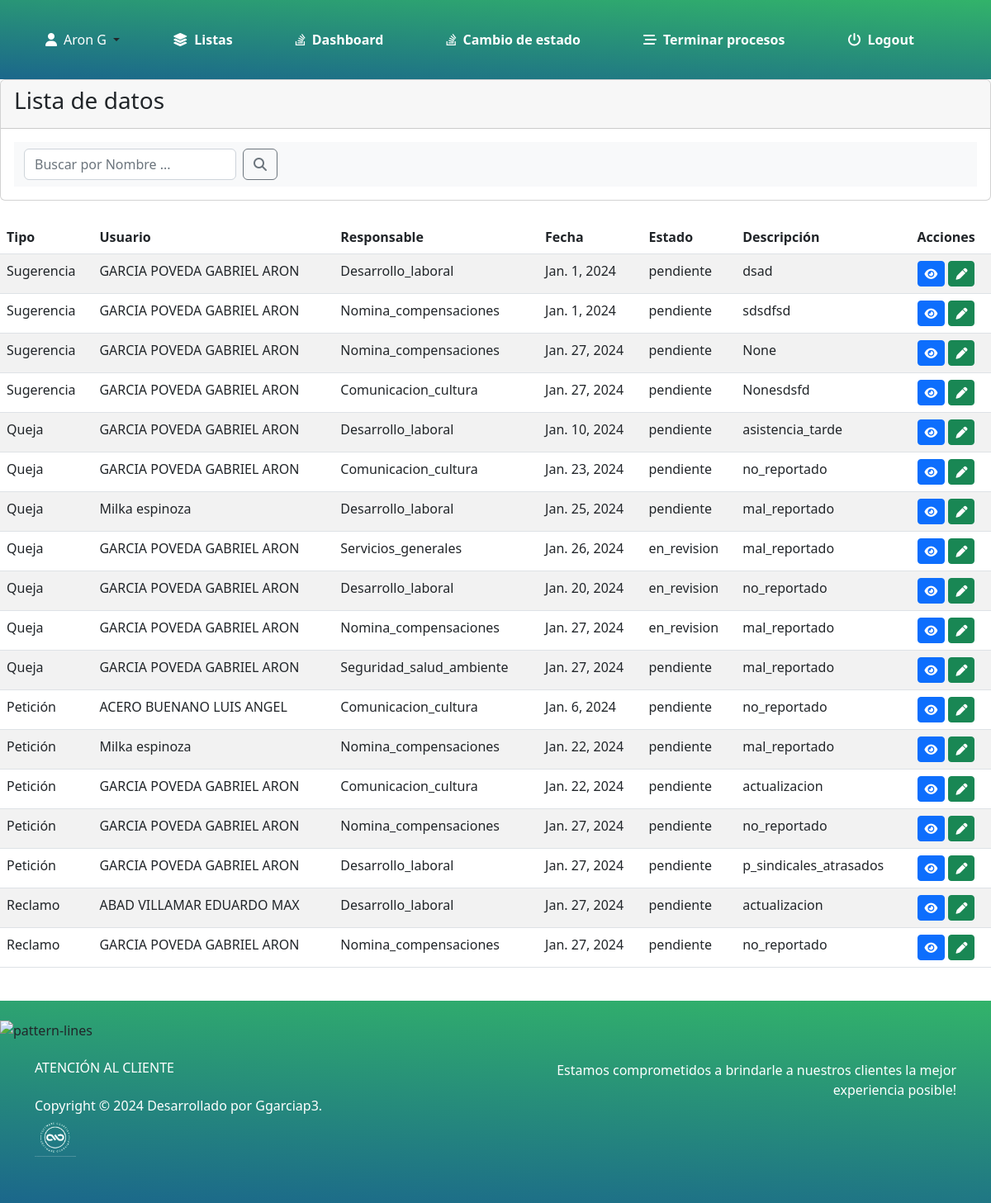
Before: /update_admin/ (signed in) with the older database file.
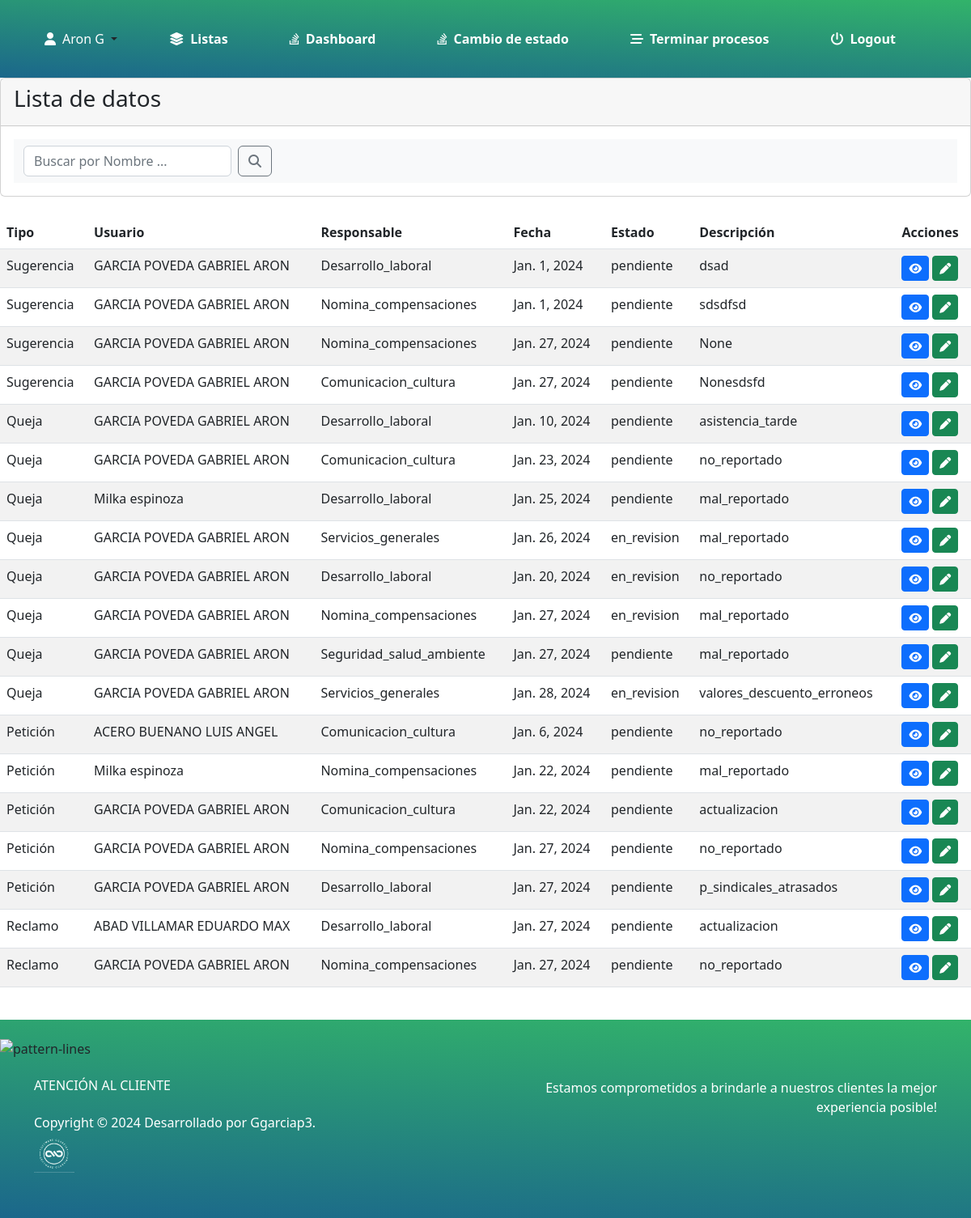
After: the same page with the newer database file.
### myapp/models.py (models this page shows)
class Registro(models.Model):
    usuario = models.ForeignKey('Usuario', on_delete=models.CASCADE, related_name='%(class)ss', null=True)
    fecha = models.DateField(default=date.today)
    RESPONSABLE_CHOICES = [
        ('Comunicacion_cultura', 'Comunicación clima y cultura'),
        ('Desarrollo_laboral', 'Desarrollo y relaciones laborales'),
        ('Nomina_compensaciones', 'Nomina y compensaciones'),
        ('Seguridad_salud_ambiente', 'Seguridad, salud y ambiente'),
        ('Servicios_generales', 'Servicios generales'),
        ('Campo', 'Campo'),
        ('Fabrica', 'Fabrica'),
    ]
    responsable = models.CharField(max_length=50, choices=RESPONSABLE_CHOICES)
    causa = models.TextField()
    ESTADO_CHOICES = [
        ('pendiente', 'Pendiente'),
        ('en_revision', 'En revisión'),
        ('resuelta', 'Resuelta'),
    ]
    estado = models.CharField(max_length=20, choices=ESTADO_CHOICES)
    CORREO_CHOICES = [
        ('arongarcia558@gmail.com', 'arongarcia558@gmail.com'),
        ('ggarciap3@unemi.edu.ec', 'ggarciap3@unemi.edu.ec'),
    ]
    correo = models.CharField(max_length=254, choices=CORREO_CHOICES, verbose_name='Correo Electrónico', blank=True, null=True)
    fecha_registro = models.DateTimeField(auto_now_add=True)
    class Meta:
        abstract = True

class Sugerencia(Registro):
    tipo_proceso = models.CharField(max_length=20, default='Sugerencia')

class Usuario(models.Model):
    cedula = models.CharField(max_length=10, primary_key=True)
    nombre = models.CharField(max_length=255)
    area = models.CharField(max_length=50)
    departamento = models.CharField(max_length=50)
    cargo = models.CharField(max_length=50)
    tipo_empleado = models.CharField(max_length=20)
    tipo_contrato = models.CharField(max_length=20)
    class Meta:
        db_table = 'usuario'

class Queja(Registro):
    CAUSA_CHOICES = [
        ('asistencia_tarde', 'Asistencia llegó tarde'),
        ('no_reportado', 'No fue reportado'),
        ('mal_reportado', 'Mal reportado'),
        ('p_sindicales_atrasados', 'P. sindicales atrasados'),
        ('descuentos_atrasados', 'Descuentos atrasados'),
        ('valores_descuento_erroneos', 'Valores de descuento erróneos'),
        ('descuentos_jubilados', 'Descuentos de jubilados'),
    ]
    causa = models.CharField(max_length=30, choices=CAUSA_CHOICES)
    doc = models.FileField(upload_to='documentos/', blank=True, null=True)
    tipo_proceso = models.CharField(max_length=20, default='Queja')

class Peticion(Registro):
    CAUSA_CHOICES = [
        ('actualizacion', 'Actualizar datos'),
        ('no_reportado', 'No fue reportado'),
        ('mal_reportado', 'Mal reportado'),
        ('p_sindicales_atrasados', 'P. sindicales atrasados'),
        ('descuentos_atrasados', 'Descuentos atrasados'),
        ('valores_descuento_erroneos', 'Valores de descuento erróneos'),
        ('descuentos_jubilados', 'Descuentos de jubilados'),
    ]
    causa = models.CharField(max_length=30, choices=CAUSA_CHOICES)
    doc = models.FileField(upload_to='documentos/', blank=True, null=True)
    tipo_proceso = models.CharField(max_length=20, default='Peticion')

class Reclamo(Registro):
    CAUSA_CHOICES = [
        ('actualizacion', 'Actualizar datos'),
        ('no_reportado', 'No fue reportado'),
        ('mal_reportado', 'Mal reportado'),
        ('p_sindicales_atrasados', 'P. sindicales atrasados'),
        ('descuentos_atrasados', 'Descuentos atrasados'),
        ('valores_descuento_erroneos', 'Valores de descuento erróneos'),
        ('descuentos_jubilados', 'Descuentos de jubilados'),
    ]
    causa = models.CharField(max_length=30, choices=CAUSA_CHOICES)
    doc = models.FileField(upload_to='documentos/', blank=True, null=True)
    tipo_proceso = models.CharField(max_length=20, default='Reclamo')

### myapp/views.py (the view)
# urls.py: path('update_admin/', update_admin, name='update_admin'),
@login_required
def update_admin(request):
    sugerencias = Sugerencia.objects.all()
    quejas = Queja.objects.all()
    peticiones = Peticion.objects.all()
    reclamos = Reclamo.objects.all()
    busqueda_usuario = request.GET.get("buscar_usuario")
    if busqueda_usuario:
        sugerencias = sugerencias.filter(usuario__nombre__icontains=busqueda_usuario)
        quejas = quejas.filter(usuario__nombre__icontains=busqueda_usuario)
        peticiones = peticiones.filter(usuario__nombre__icontains=busqueda_usuario)
        reclamos = reclamos.filter(usuario__nombre__icontains=busqueda_usuario)
    return render(request, 'update_admin.html', {
        'sugerencias': sugerencias,
        'quejas': quejas,
        'peticiones': peticiones,
        'reclamos': reclamos
    })

### myapp/templates/update_admin.html (shortened to what this page needs)
{% extends "base_admin.html" %}
{% load static %}
{% block content %}
<div class="card mb-4">
    <div class="card-header">
        <h3 class="card-title">Lista de datos</h3>
    </div>
    <div class="card-body">
        <nav class="navbar bg-light">
            <div class="container-fluid">
                <form class="d-flex" action="{% url 'update_admin' %}" method="GET">
                    <input class="form-control me-2" placeholder="Buscar por Nombre ..."
                    aria-label="Search" type="text" name="buscar_usuario">
                    <button class="btn btn-outline-secondary" type="submit"><i
                        class="fas fa-search"></i></button>
                </form>
            </div>
        </nav>
    </div>
</div>
<div class="table-responsive">
  <table class="table table-striped">
    <thead>
      <tr>
        <th>Tipo</th>
        <th>Usuario</th>
        <th>Responsable</th>
        <th>Fecha</th>
        <th>Estado</th>
        <th>Descripción</th>
        <th>Acciones</th>
      </tr>
    </thead>
    <tbody>
    {% for sugerencia in sugerencias %}
      {% if sugerencia.estado == 'pendiente' or sugerencia.estado == 'en_revision' %}
        <tr>
          <td>Sugerencia</td>
          <td>{{ sugerencia.usuario.nombre }}</td>
          <td>{{ sugerencia.responsable }}</td>
          <td>{{ sugerencia.fecha }}</td>
          <td>{{ sugerencia.estado }}</td>
          <td>{{ sugerencia.causa }}</td>
          <td>
            <a href="{% url 'detalle_registro' modelo='Sugerencia' pk=sugerencia.pk %}" class="btn btn-primary btn-sm"><i class="fas fa-eye"></i></a>
            <a href="{% url 'editar_estado' modelo='Sugerencia' pk=sugerencia.pk %}"  class="btn btn-success btn-sm"><i class="fas fa-pen"></i></a>
          </td>
        </tr>
      {% endif %}
    {% endfor %}
    {% for queja in quejas %}
      {% if queja.estado == 'pendiente' or queja.estado == 'en_revision' %}
        <tr>
          <td>Queja</td>
          <td>{{ queja.usuario.nombre }}</td>
          <td>{{ queja.responsable }}</td>
          <td>{{ queja.fecha }}</td>
          <td>{{ queja.estado }}</td>
          <td>{{ queja.causa }}</td>
          <td>
            <a href="{% url 'detalle_registro' modelo='Queja' pk=queja.pk %}" class="btn btn-primary btn-sm"><i class="fas fa-eye"></i></a>
            <a href="{% url 'editar_estado' modelo='Queja' pk=queja.pk %}" class="btn btn-success btn-sm"><i class="fas fa-pen"></i></a>
          </td>
        </tr>
      {% endif %}
    {% endfor %}
    {% for peticion in peticiones %}
      {% if peticion.estado == 'pendiente' or peticion.estado == 'en_revision' %}
        <tr>
          <td>Petición</td>
          <td>{{ peticion.usuario.nombre }}</td>
          <td>{{ peticion.responsable }}</td>
          <td>{{ peticion.fecha }}</td>
          <td>{{ peticion.estado }}</td>
          <td>{{ peticion.causa }}</td>
          <td>
            <a href="{% url 'detalle_registro' modelo='Peticion' pk=peticion.pk %}" class="btn btn-primary btn-sm"><i class="fas fa-eye"></i></a>
            <a href="{% url 'editar_estado' modelo='Peticion' pk=peticion.pk %}" class="btn btn-success btn-sm"><i class="fas fa-pen"></i></a>
          </td>
        </tr>
      {% endif %}
    {% endfor %}
    {% for reclamo in reclamos %}
      {% if reclamo.estado == 'pendiente' or reclamo.estado == 'en_revision' %}
        <tr>
          <td>Reclamo</td>
          <td>{{ reclamo.usuario.nombre }}</td>
          <td>{{ reclamo.responsable }}</td>
          <td>{{ reclamo.fecha }}</td>
          <td>{{ reclamo.estado }}</td>
          <td>{{ reclamo.causa }}</td>
          <td>
            <a href="{% url 'detalle_registro' modelo='Reclamo' pk=reclamo.pk %}" class="btn btn-primary btn-sm"><i class="fas fa-eye"></i></a>
            <a href="{% url 'editar_estado' modelo='Reclamo' pk=reclamo.pk %}" class="btn btn-success btn-sm"><i class="fas fa-pen"></i></a>
          </td>
        </tr>
      {% endif %}
    {% endfor %}
    </tbody>
  </table>
</div>
<br>
{% endblock %}

Changed rows visible on the page:
added Queja: usuario.nombre "GARCIA POVEDA GABRIEL ARON", responsable "Servicios_generales", fecha "Jan. 28, 2024", estado "en_revision", causa "valores_descuento_erroneos"
